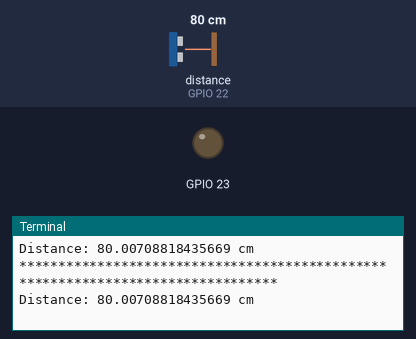
Bench run of a program on a simulated Raspberry Pi (BCM pin numbers). On the bench: output pins drawn as LEDs (lit = HIGH), the last lines printed to the terminal. The inputs (shaded band) are chosen by the test bench; at power-on: distance to the obstacle (sensor on GPIO 22) 80 cm. The echo pulse lasts 58.3 µs per cm; the clock reads 2024-03-15 10:24:30 at power-on unless the program sets it; pins used as bus, display or sensor lines are not drawn.

Above: at 1.2 s.
1.3 s: distance to the obstacle (sensor on GPIO 22) set to 2 cm
At 2.2 s:
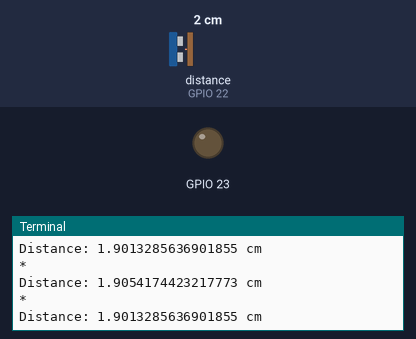
2.8 s: distance to the obstacle (sensor on GPIO 22) set to 4 cm
At 3.6 s:
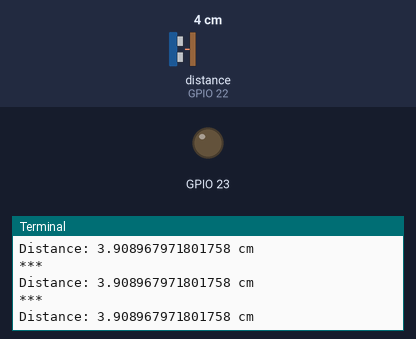
4.3 s: distance to the obstacle (sensor on GPIO 22) set to 9 cm
At 5.0 s:
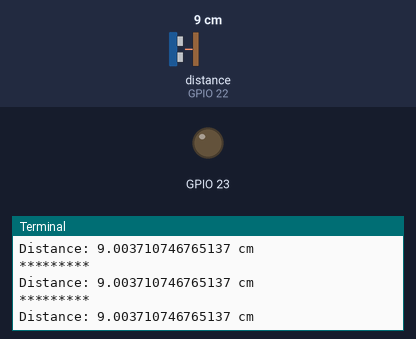
Timing chart, 0 to 7.3 s (numbered marks = the images above; inputs shaded):
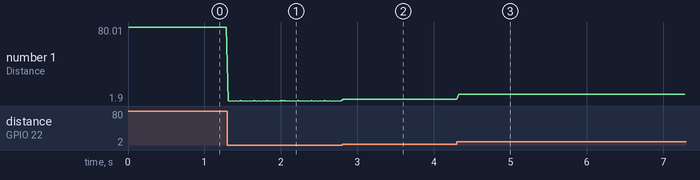

The program:

HC-SR04.py
```python
'''DOC_EXTRACT

# HC-SR04 or JSN-SR04 Ultrasonic Sensor with Raspberry Pi 5

このPythonコードは，Raspberry Pi 5で超音波センサーを使用するためのものです．
GPIOを利用するためのライブラリとして，さまざまな選択肢がありますが，Raspberry Pi 5ではまだサポートされていないため，gpiodを使用しています．

まず，gpioinfoコマンドを使用して，各ピンがどのGPIOチップに接続されているかを確認し，適切なチップを設定します．初めに5番ピンと6番ピンを使おうとしましたが，LEDの点滅には利用できたものの，この超音波センサーのトリガーとエコーとしては利用できませんでした．そのため，23番ピンと22番ピンを使用しています．

このコードでは，超音波センサーのトリガーピンを最初にゼロにセットします．次に，10マイクロ秒のパルスをトリガーピンに送ります．エコーピンがパルスを受信するまでの時間を測定し，その時間をもとに距離を計算します．具体的には，音速を34300 cm/sと仮定して，測定した時間に基づいて距離を求めます．

'''

import gpiod
import time

# Setup GPIO chip and lines
try:
    chip = gpiod.Chip('gpiochip4')  # Using gpiochip0
    trig = chip.get_line(23)        # BT_TXD line as output for trigger
    echo = chip.get_line(22)        # BT_RXD line as input for echo

    # Requesting lines
    trig.request(consumer='measure_distance', type=gpiod.LINE_REQ_DIR_OUT)
    echo.request(consumer='measure_distance', type=gpiod.LINE_REQ_DIR_IN)
except Exception as e:
    print(f"Error setting up GPIO: {e}")
    exit(1)

def measure_distance():
    try:
        # Ensure the trigger pin is set low
        trig.set_value(0)
        time.sleep(0.004)  # 2ms delay to ensure sensor is settled
        # Send a 10us pulse to trigger the sensor

        trig.set_value(1)
        time.sleep(0.00001)  # 10us delay
        trig.set_value(0)

        # Wait for the echo start
        while echo.get_value() == 0:
            start = time.time()

        # Wait for the echo end
        while echo.get_value() == 1:
            stop = time.time()

        # Calculate the duration of the pulse
        # Calculate the distance (speed of sound is 34300 cm/s)
        return ((stop - start) * 34300)*0.5
    except Exception as e:
        print(f"Error measuring distance: {e}")
        return None

dist = 0
a=0.1

try:
    while True:
        dist = measure_distance()
        # print "*" for each cm
        print("*" * int(dist))
        if dist is not None:
            print(f"Distance: {dist} cm")
        time.sleep(0.02)  # Delay before next measurement

except KeyboardInterrupt:
    print("Measurement stopped by user")

finally:
    try:
        trig.release()
        echo.release()
        chip.close()
    except Exception as e:
        print(f"Error releasing GPIO resources: {e}")
```

Measured:
- after the input at 1.3 s, the terminal: prints a new line at once (image 1)
- after the input at 2.8 s, the terminal: prints a new line at once (image 2)
- after the input at 4.3 s, the terminal: prints a new line at once (image 3)
- plotted number 1: 80.01 → 1.91 after the input at 1.3 s, 1.91 → 3.91 after the input at 2.8 s, 3.91 → 9 after the input at 4.3 s
